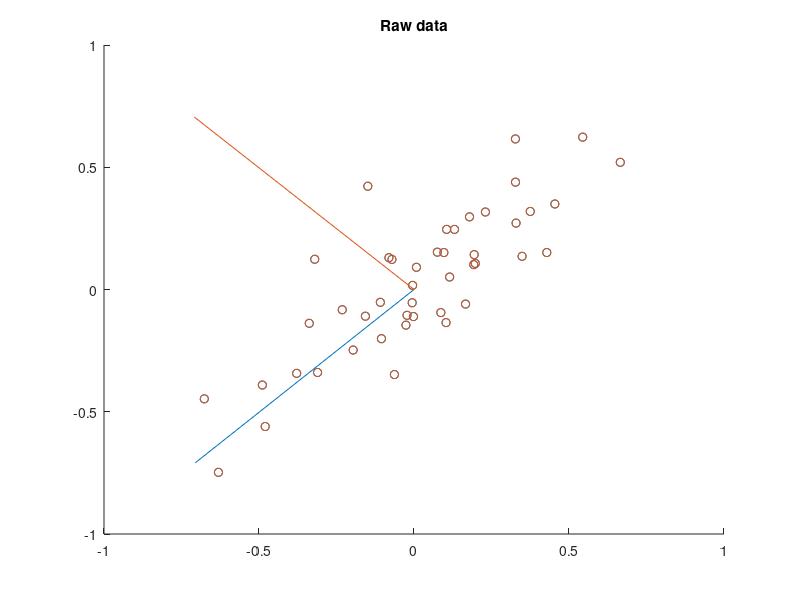
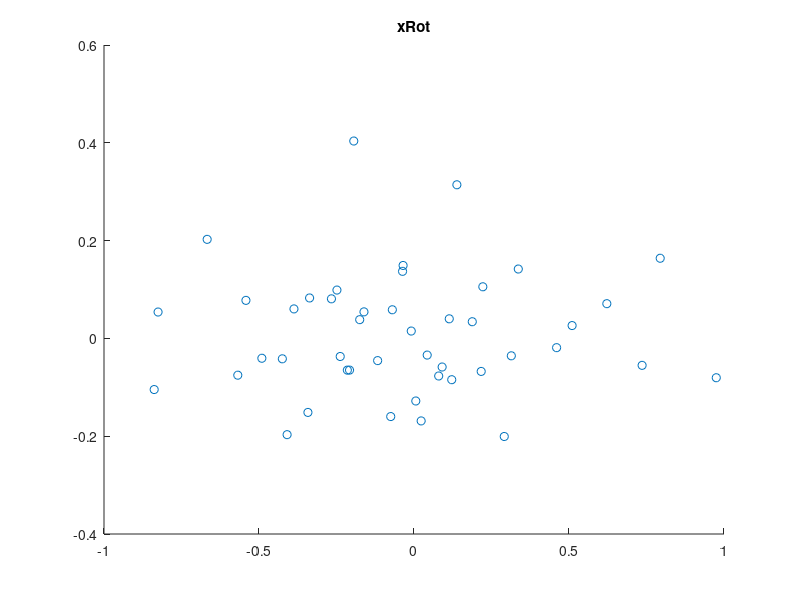
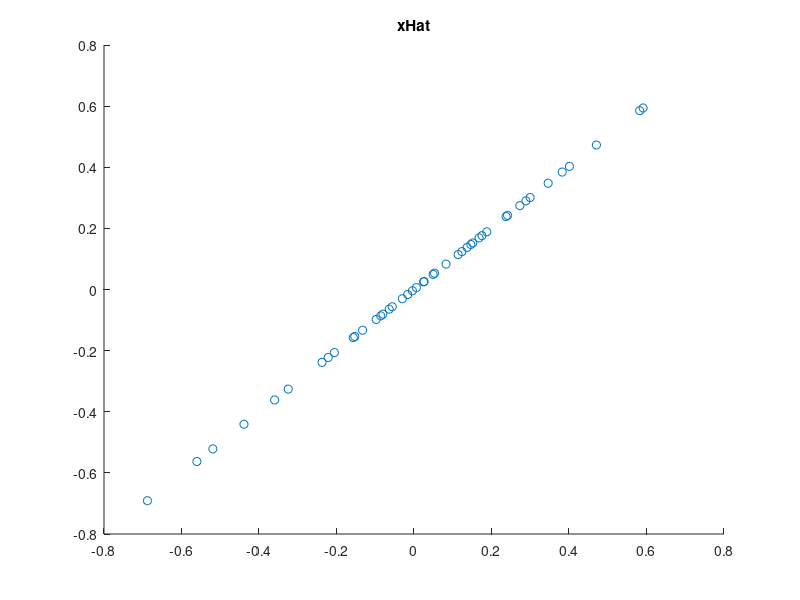
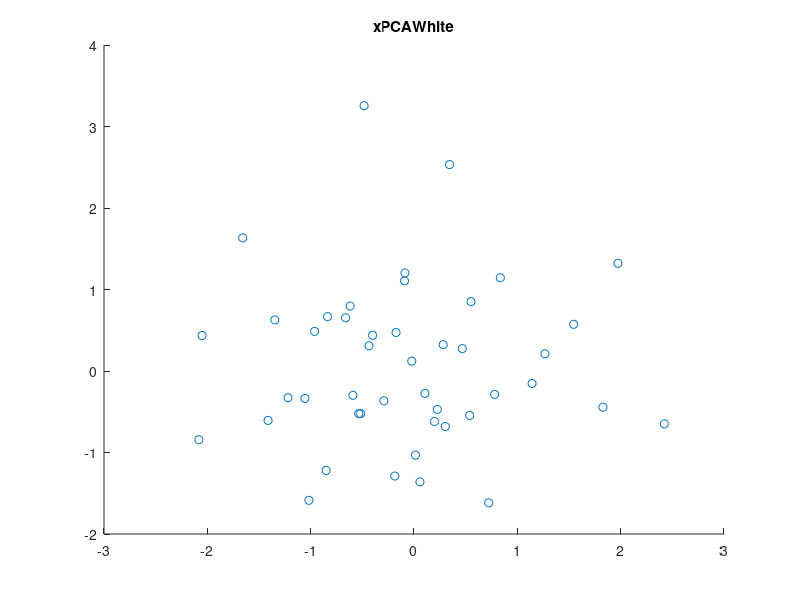

These charts were generated, in order, by the following MATLAB code:
close all

%%================================================================
%% Step 0: Load data
%  We have provided the code to load data from pcaData.txt into x.
%  x is a 2 * 45 matrix, where the kth column x(:,k) corresponds to
%  the kth data point.Here we provide the code to load natural image data into x.
%  You do not need to change the code below.

x = load('pcaData.txt','-ascii');
figure(1);
scatter(x(1, :), x(2, :));
title('Raw data');


%%================================================================
%% Step 1a: Implement PCA to obtain U 
%  Implement PCA to obtain the rotation matrix U, which is the eigenbasis
%  sigma. 

% -------------------- YOUR CODE HERE -------------------- 
u = zeros(size(x, 1)); % You need to compute this
convariance = x * x' / size(x,2);
[u,s,v] = svd(convariance);%
s = diag(s);
u = u(:,1:size(s,1));
v = v(:,1:size(s,1));

% -------------------------------------------------------- 
hold on
plot([0 u(1,1)], [0 u(2,1)]);
plot([0 u(1,2)], [0 u(2,2)]);
scatter(x(1, :), x(2, :));
hold off

%%================================================================
%% Step 1b: Compute xRot, the projection on to the eigenbasis
%  Now, compute xRot by projecting the data on to the basis defined
%  by U. Visualize the points by performing a scatter plot.

% -------------------- YOUR CODE HERE -------------------- 
xRot = zeros(size(x)); % You need to compute this
xRot = u' * x;

% -------------------------------------------------------- 

% Visualise the covariance matrix. You should see a line across the
% diagonal against a blue background.
figure(2);
scatter(xRot(1, :), xRot(2, :));
title('xRot');

%%================================================================
%% Step 2: Reduce the number of dimensions from 2 to 1. 
%  Compute xRot again (this time projecting to 1 dimension).
%  Then, compute xHat by projecting the xRot back onto the original axes 
%  to see the effect of dimension reduction

% -------------------- YOUR CODE HERE -------------------- 
k = 1; % Use k = 1 and project the data onto the first eigenbasis

xHat = zeros(size(x)); % You need to compute this

xHat = u(:,1:k) * (u(:,1:k)' * x);

% -------------------------------------------------------- 
figure(3);
scatter(xHat(1, :), xHat(2, :));
title('xHat');


%%================================================================
%% Step 3: PCA Whitening
%  Complute xPCAWhite and plot the results.

epsilon = 1e-5;
% -------------------- YOUR CODE HERE -------------------- 
xPCAWhite = zeros(size(x)); % You need to compute this
size(1./ sqrt((s + epsilon)))
xPCAWhite = bsxfun(@times, xRot,1./ sqrt((s + epsilon)));

%xZCAWhite=u * diag(1./sqrt(s + epsilon)) * u' * x;
% -------------------------------------------------------- 
figure(4);
scatter(xPCAWhite(1, :), xPCAWhite(2, :));
title('xPCAWhite');

%%================================================================
%% Step 3: ZCA Whitening
%  Complute xZCAWhite and plot the results.

% -------------------- YOUR CODE HERE -------------------- 
xZCAWhite = zeros(size(x)); % You need to compute this
xZCAWhite = u * xPCAWhite ;

% -------------------------------------------------------- 
figure(5);
scatter(xZCAWhite(1, :), xZCAWhite(2, :));
title('xZCAWhite');

%% Congratulations! When you have reached this point, you are done!
%  You can now move onto the next PCA exercise. :)
